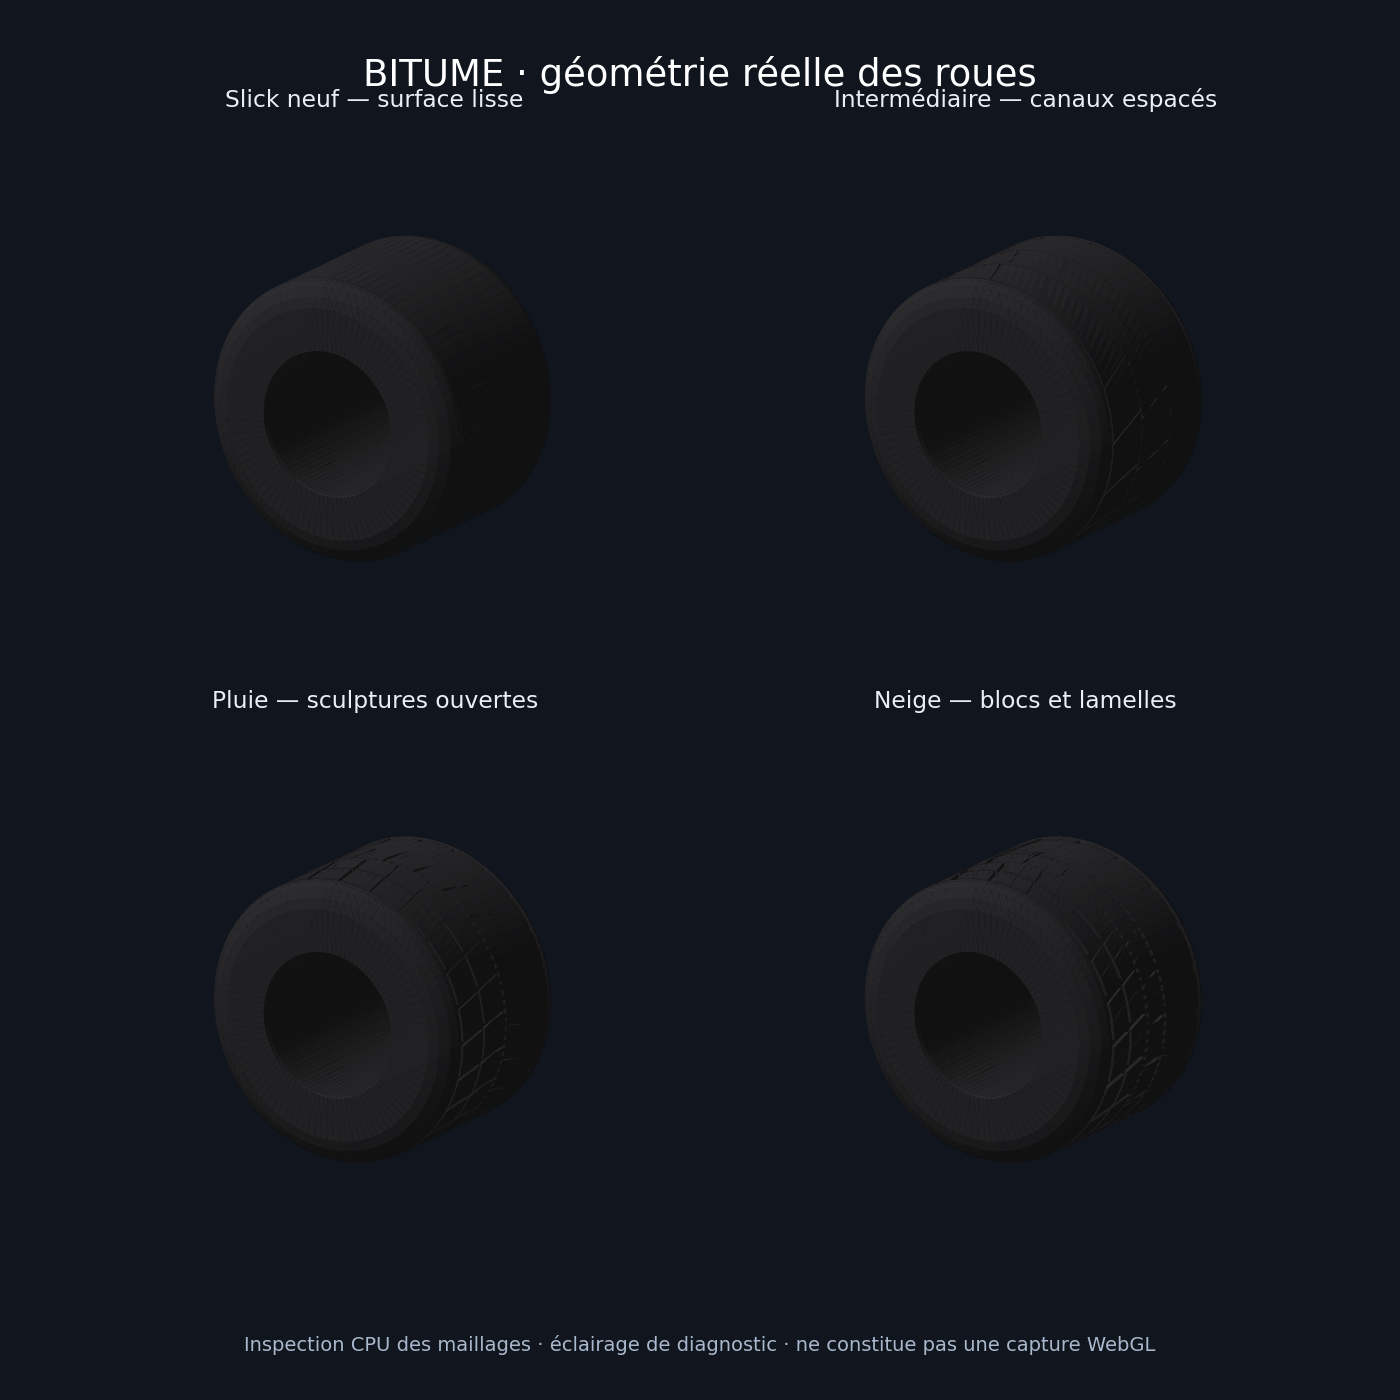

Reproduce this figure in Python.
"""Aperçu CPU des vrais triangles. Ce dessin ne valide pas le rendu FERRO/WebGL."""
import json,sys,numpy as np,matplotlib
matplotlib.use('Agg')
import matplotlib.pyplot as plt
from mpl_toolkits.mplot3d.art3d import Poly3DCollection
meshes=json.load(open(sys.argv[1]));fig=plt.figure(figsize=(10,10),facecolor='#10151e')
labels={'slicks':'Slick neuf — surface lisse','inter':'Intermédiaire — canaux espacés','pluie':'Pluie — sculptures ouvertes','neige':'Neige — blocs et lamelles'}
light=np.array([-.5,-.7,1.]);light/=np.linalg.norm(light)
for i,(kind,parts) in enumerate(meshes.items(),1):
 ax=fig.add_subplot(2,2,i,projection='3d');ax.set_facecolor('#10151e')
 for p in parts:
  raw=np.array(p['tri']);v=raw[:,:3,:]*np.array(p['taille'])+np.array(p['decale'])
  n=np.cross(v[:,1]-v[:,0],v[:,2]-v[:,0]);n/=np.maximum(np.linalg.norm(n,axis=1)[:,None],1e-14)
  shade=.30+.70*np.maximum(0,n@light)
  base=np.array(p['couleur']);base=np.sqrt(base)*.88
  colors=np.clip(base[None,:]*shade[:,None]+.018,0,1)
  ax.add_collection3d(Poly3DCollection(v,facecolors=colors,edgecolors='none',linewidths=0,zsort='average'))
 ax.set(xlim=(-.40,.40),ylim=(-.40,.40),zlim=(-.40,.40));ax.set_box_aspect((1,1,1));ax.view_init(elev=18,azim=-57);ax.set_proj_type('ortho');ax.set_axis_off()
 ax.set_title(labels[kind],color='#e9eef7',fontsize=12,pad=-4)
fig.suptitle('BITUME · géométrie réelle des roues',color='white',fontsize=19,y=.96)
fig.text(.5,.035,'Inspection CPU des maillages · éclairage de diagnostic · ne constitue pas une capture WebGL',ha='center',color='#a9b8cc',fontsize=10)
fig.subplots_adjust(left=.015,right=.985,bottom=.07,top=.92,wspace=-.08,hspace=.02)
fig.savefig(sys.argv[2],dpi=140,facecolor=fig.get_facecolor());print(sys.argv[2])
